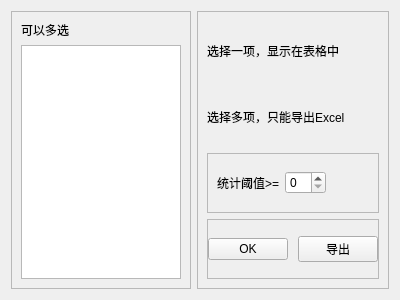
<?xml version="1.0" encoding="UTF-8"?>
<ui version="4.0">
 <class>Form</class>
 <widget class="QWidget" name="Form">
  <property name="geometry">
   <rect>
    <x>0</x>
    <y>0</y>
    <width>400</width>
    <height>300</height>
   </rect>
  </property>
  <property name="windowTitle">
   <string>词频统计</string>
  </property>
  <layout class="QHBoxLayout" name="horizontalLayout">
   <item>
    <widget class="QFrame" name="frame">
     <property name="sizePolicy">
      <sizepolicy hsizetype="Preferred" vsizetype="Preferred">
       <horstretch>1</horstretch>
       <verstretch>0</verstretch>
      </sizepolicy>
     </property>
     <property name="frameShape">
      <enum>QFrame::StyledPanel</enum>
     </property>
     <property name="frameShadow">
      <enum>QFrame::Raised</enum>
     </property>
     <layout class="QVBoxLayout" name="verticalLayout_2">
      <item>
       <widget class="QLabel" name="label">
        <property name="text">
         <string>可以多选</string>
        </property>
       </widget>
      </item>
      <item>
       <widget class="QListWidget" name="listWidget">
        <property name="selectionMode">
         <enum>QAbstractItemView::ExtendedSelection</enum>
        </property>
       </widget>
      </item>
     </layout>
    </widget>
   </item>
   <item>
    <widget class="QFrame" name="frame_2">
     <property name="sizePolicy">
      <sizepolicy hsizetype="Preferred" vsizetype="Preferred">
       <horstretch>1</horstretch>
       <verstretch>0</verstretch>
      </sizepolicy>
     </property>
     <property name="frameShape">
      <enum>QFrame::StyledPanel</enum>
     </property>
     <property name="frameShadow">
      <enum>QFrame::Raised</enum>
     </property>
     <layout class="QVBoxLayout" name="verticalLayout">
      <item>
       <widget class="QLabel" name="label_2">
        <property name="text">
         <string>选择一项，显示在表格中</string>
        </property>
       </widget>
      </item>
      <item>
       <widget class="QLabel" name="label_3">
        <property name="text">
         <string>选择多项，只能导出Excel</string>
        </property>
       </widget>
      </item>
      <item>
       <widget class="QFrame" name="frame_3">
        <property name="frameShape">
         <enum>QFrame::StyledPanel</enum>
        </property>
        <property name="frameShadow">
         <enum>QFrame::Raised</enum>
        </property>
        <layout class="QHBoxLayout" name="horizontalLayout_2">
         <item>
          <widget class="QLabel" name="label_4">
           <property name="text">
            <string>统计阈值&gt;=</string>
           </property>
          </widget>
         </item>
         <item>
          <widget class="QSpinBox" name="threhold_spinBox"/>
         </item>
         <item>
          <spacer name="horizontalSpacer">
           <property name="orientation">
            <enum>Qt::Horizontal</enum>
           </property>
           <property name="sizeHint" stdset="0">
            <size>
             <width>37</width>
             <height>20</height>
            </size>
           </property>
          </spacer>
         </item>
        </layout>
       </widget>
      </item>
      <item>
       <widget class="QFrame" name="frame_4">
        <property name="frameShape">
         <enum>QFrame::StyledPanel</enum>
        </property>
        <property name="frameShadow">
         <enum>QFrame::Raised</enum>
        </property>
        <layout class="QHBoxLayout" name="horizontalLayout_3">
         <property name="spacing">
          <number>10</number>
         </property>
         <property name="leftMargin">
          <number>0</number>
         </property>
         <property name="topMargin">
          <number>0</number>
         </property>
         <property name="rightMargin">
          <number>0</number>
         </property>
         <property name="bottomMargin">
          <number>0</number>
         </property>
         <item>
          <widget class="QPushButton" name="btn_ok">
           <property name="text">
            <string>OK</string>
           </property>
          </widget>
         </item>
         <item>
          <widget class="QPushButton" name="btn_export">
           <property name="text">
            <string>导出</string>
           </property>
          </widget>
         </item>
        </layout>
       </widget>
      </item>
     </layout>
    </widget>
   </item>
  </layout>
 </widget>
 <resources/>
 <connections/>
</ui>
